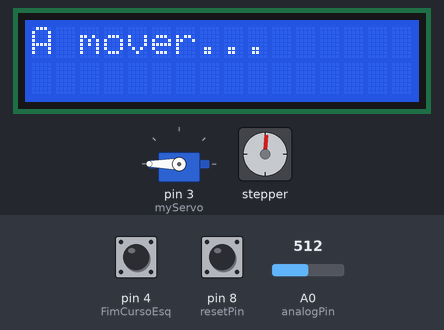
The sketch below on a simulated Arduino Uno, built with avr-gcc and run on an emulated ATmega328P. On the bench: 16×2 character LCD, servo, stepper motor. The test bench sets the inputs (shaded band); at power-on: pin 4 (FimCursoEsq) HIGH, A0 (analogPin) = 512, pin 8 (resetPin) HIGH. Random numbers use the default seed unless the sketch sets one; stepper angles assume 64 steps per turn; what the sketch prints to the serial monitor is not drawn.

Above: at 0.9 s.
1.0 s: pin 4 (FimCursoEsq) pulled LOW for 0.15 s
At 1.6 s:
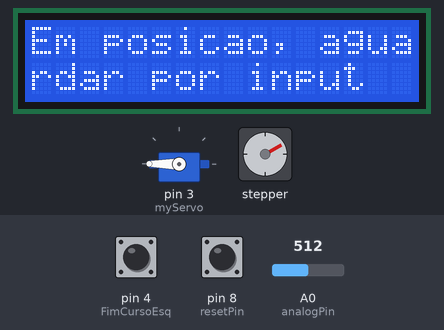
2.6 s: A0 (analogPin) set to 740
5.2 s: A0 (analogPin) set to 758
At 8.0 s:
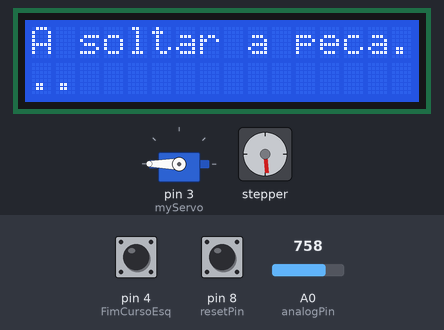
8.2 s: pin 4 (FimCursoEsq) pulled LOW for 1 s
At 10.8 s:
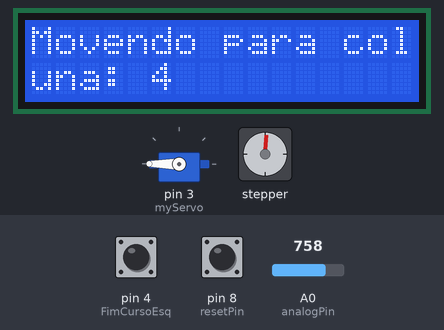
12.2 s: pin 4 (FimCursoEsq) pulled LOW for 3.2 s
At 13.92 s:
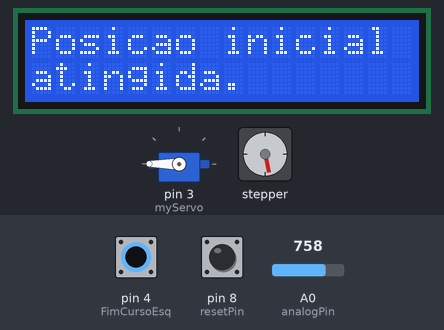
18.4 s: pin 8 (resetPin) pulled LOW for 3.2 s
Timing chart, 0 to 44.7 s (numbered marks = the images above; inputs shaded):
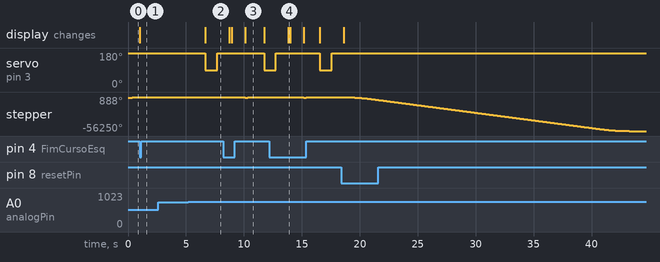

The sketch:

Connect_four_30_5_25_v2.ino
```cpp
#include <AccelStepper.h>
#include <Servo.h>
#include <Wire.h>
#include <LiquidCrystal_I2C.h>

#define ROWS 6
#define COLS 7
#define TOTAL_CELLS (ROWS * COLS)

// Define step constant
#define MotorInterfaceType 4

//aproximaçoes para stepping do motor
#define COL1 95
#define COL2 116
#define COL3 137
#define COL4 158
#define COL5 179
#define COL6 200
#define COL7 221


bool gameEnded = false;                // flag para detecao de vitoria, serva para evitar que o microcontrolador empanque na verificaçao
volatile bool resetRequested = false;  //sinal para reset

typedef struct {
  int position;
  short int state;  // 0 = Empty, 1 = Player, 2 = Bot
} Cell;

typedef struct {
  Cell board[TOTAL_CELLS];
} Connect4;

Connect4 game;
//hardware, servomotor, LCD e stepper
const int stepsPerRevolution = 64;  //
Servo myServo;
AccelStepper AssembStepper(MotorInterfaceType, 9, 10, 11, 12);
LiquidCrystal_I2C lcd(0x27, 16, 2);


//Funçao: Wrapper do output serial para que seja possivel transmitir info para o lcd
//a saida vai para serial output e para o ecra ao mesmo tempo,
// logo nao e preciso chamar serial print
void displayMessage(const String& message, bool clearFirst = true) {
  Serial.println(message);
  if (clearFirst) lcd.clear();
  lcd.setCursor(0, 0);

  // se a mensagem for maior que 16 carateres, separar em duas linhas
  if (message.length() <= 16) {
    lcd.print(message);
  } else {
    lcd.print(message.substring(0, 16));
    lcd.setCursor(0, 1);
    lcd.print(message.substring(16, 32));
  }
}


//initializacao, o objetivo : zerar todas a celulas
void init_board(Connect4* game) {
  for (int i = 0; i < TOTAL_CELLS; ++i) {
    game->board[i].position = i;
    game->board[i].state = 0;
  }
}


//colocar uma peca
int drop_disc(Connect4* game, int player, int col) {
  if (col < 0 || col >= COLS) return -1;       // se a coluna for um valor valido
  for (int row = ROWS - 1; row >= 0; row--) {  //este loop serva para assegurar que a peca fica na posicao mais baixa que estiver livre
    int idx = row * COLS + col;
    if (game->board[idx].state == 0) {
      game->board[idx].state = player;
      return idx;  //retorna a posicao onde a peca foi colocada
    }
  }
  return -1;  // Coluna cheia
}

//retornar o estado de uma celula, util se for necessario a outras funcionalidade  lererm o estdo da matriz ie: um bot
int get_cell_state(Connect4* game, int pos) {
  if (pos < 0 || pos >= TOTAL_CELLS) return -1;
  return game->board[pos].state;
}
//funçao: a coluna esta livre se o indice to topo for menor que o maximo del inhas
bool existe_coluna_livre(Connect4* game, int col) {
  if (col < 0 || col >= COLS) return false;
  int topIndex = 0 * COLS + col;
  return game->board[topIndex].state == 0;
}
//funçao: retornar as colunas disponiveis
int get_available_columns(Connect4* game, int* output) {
  int count = 0;
  for (int col = 0; col < COLS; col++) {
    if (existe_coluna_livre(game, col)) {
      output[count] = col;
      count++;
    }
  }
  return count;  // retorna o nr de colunas abertas
}

//funçao: retorna uma representaçao visual da matriz na porta serial
void print_board_state(Connect4* game) {
  Serial.println("Estado atual do tabuleiro:");
  for (int r = 0; r < ROWS; r++) {
    for (int c = 0; c < COLS; c++) {
      int idx = r * COLS + c;
      int state = get_cell_state(game, idx);
      if (state == 0) Serial.print(". ");
      else if (state == 1) Serial.print("X ");
      else if (state == 2) Serial.print("O ");
    }
    Serial.println();
  }
  Serial.println();
}

//verificar se alguem ganhou
bool check_winner(Connect4* game, int player) {
  int directions[4][2] = { { 0, 1 }, { 1, 0 }, { 1, 1 }, { 1, -1 } };

  /*
		estes valores representam Deltas das diferentes dirrecoes em que e possivel ganhar
		{0,1} horizontal(a mover para direita, linha mantem, coluna aumenta);
		{1,0} vertical(a mover para baixo, lina aumanta coluna mantem);
		{1,1} diagonal ED(coluna e linha aumentam);
		{1,-1} diagonal DE(linha aumenta, coluna diminui);
	*/

  //verifica todas as celulas para o estado(a quem pertencem)
  for (int row = 0; row < ROWS; row++) {
    for (int col = 0; col < COLS; col++) {
      int start = row * COLS + col;
      if (game->board[start].state != player) continue;

      //verificar a direcao atraves do Delta com a celula anterior
      for (int d = 0; d < 4; d++) {
        int dr = directions[d][0];
        int dc = directions[d][1];
        int count = 1;  //a peca que foi colocada conta como #1

        // de seguida percorrer as  3 celulas seguintes em cada direcao
        for (int step = 1; step < 4; step++) {
          int nr = row + dr * step;
          int nc = col + dc * step;

          if (nr < 0 || nr >= ROWS || nc < 0 || nc >= COLS) break;  // validacao dee limites

          int idx = nr * COLS + nc;                       // valor convertido para ser legivel na matriz
          if (game->board[idx].state == player) count++;  // a peca pertenca ao mesmo jogador
          else break;
        }

        if (count == 4) return true;  //vitoria atingida
      }
    }
  }

  return false;  // ninguem ganhou..por agora
}

// Verificacao de possibilidade ganhar
/* 	Esta funcao e opcional
	objectivo aqui e determinar se ainda existem estados onde e possivle ganhar, sem ter de esperar que mais pecas sejam jogadas

*/
bool has_possible_win_line(Connect4* game, int player) {
  int directions[4][2] = { { 0, 1 }, { 1, 0 }, { 1, 1 }, { 1, -1 } };  //Deltas


  // percorrer a matriz
  for (int row = 0; row < ROWS; row++) {
    for (int col = 0; col < COLS; col++) {
      for (int d = 0; d < 4; d++) {
        int dr = directions[d][0];
        int dc = directions[d][1];
        int valid_cells = 0;    // uma "celula valida", representa uma celula que pertence ao jogador chamado na funcao ou um celula vazia
        bool conflict = false;  //true se encontrar uma celula que pertenca ao oponente numa das direcoes validas

        // le as 3 celulas seguintes ate chegar
        for (int step = 0; step < 4; step++) {
          int nr = row + dr * step;
          int nc = col + dc * step;
          if (nr < 0 || nr >= ROWS || nc < 0 || nc >= COLS) {  //para evitar sair da matriz
            conflict = true;
            break;
          }
          int idx = nr * COLS + nc;
          int state = game->board[idx].state;

          if (state == 0 || state == player) {  //celula vazia ou pertence ao jogador
            valid_cells++;
          } else {
            conflict = true;  //celula do oponente
            break;
          }
        }

        if (!conflict && valid_cells == 4) return true;  //se nao encontrou conflitos e  encontrousequencias onde e possivel alinhar 4
      }
    }
  }
  return false;  //nao existem estados possiveis de ganhar
}

//detecao de empates usa a funcao acima para ler estados possiveis
bool is_draw(Connect4* game) {
  // A matriz esta cheia?
  bool full = true;
  for (int i = 0; i < TOTAL_CELLS; i++) {
    if (game->board[i].state == 0) {
      full = false;
      break;
    }
  }
  if (full) return true;

  // verifica se ainda existem estados onde um jogador pode ganhar
  if (!has_possible_win_line(game, 1) && !has_possible_win_line(game, 2)) {
    return true;  //a matriz nao tem combinacoes vitoriosas para nenhum dos jogadores
  }

  return false;  //nao e empate, continuar
}

const int analogPin = A0;
const int analogPinLCD_1 = A4;
const int analogPinLCD_2 = A5;

const int resetPin = 8;     //
const int FimCursoEsq = 4;  //


// Definiçoes de escada
struct ButtonThreshold {
  const char* name;
  int expectedADC;
};

ButtonThreshold analogButtons[] = {
  { "Button1_10k", int(1023.0 * 100000.0 / (10000.0 + 100000.0)) },  // ~931
  { "Button2_15k", int(1023.0 * 100000.0 / (15000.0 + 100000.0)) },  // ~872
  { "Button3_22k", int(1023.0 * 100000.0 / (22000.0 + 100000.0)) },  // ~823
  { "Button4_33k", int(1023.0 * 100000.0 / (33000.0 + 100000.0)) },  // ~756
  { "Button5_47k", int(1023.0 * 100000.0 / (47000.0 + 100000.0)) },  // ~685
  { "Button6_68k", int(1023.0 * 100000.0 / (68000.0 + 100000.0)) },  // ~604
  { "Button7_82k", int(1023.0 * 100000.0 / (82000.0 + 100000.0)) }   // ~555
};

const int thresholdMargin = 20;


/*Esta funçao e chamada ao inicio para assegurar a posiçao do motor */
void Init_motor() {
  //initializaçao do motor
  displayMessage("A mover...");  //versao para uso do lcd
  AssembStepper.moveTo(100);
  while (digitalRead(FimCursoEsq) == HIGH) {
    AssembStepper.run();
  }
  //displayMessage("Em posicao, aguardar por input"); //versao para uso do lcd
}

// Funçao que espera pela entrada do jogador
int esperar_por_entrada() {
  int analogValue;
  if (resetRequested) {
    return;
  }
  while (true) {

    analogValue = analogRead(analogPin);
    for (int i = 0; i < sizeof(analogButtons) / sizeof(ButtonThreshold); i++) {
      int expected = analogButtons[i].expectedADC;
      if (abs(analogValue - expected) <= thresholdMargin) {
        Serial.print("Botão detectado: ");
        Serial.println(analogButtons[i].name);

        // Verificar se a coluna está cheia
        if (!existe_coluna_livre(&game, i)) {
          displayMessage("Erro: coluna cheia.");
          delay(300);
          continue;  // coluna inválida, esperar nova entrada
        }

        return i;  // coluna válida, retorna o índice
      }
    }
    delay(50);  // debounce
  }
}

// funçao: prcura saber se algum dos jogadores venceu apos cada jogador
void verificar_resultado() {
  if (check_winner(&game, 1)) {
    displayMessage("Jogador 1 venceu!");
    gameEnded = true;
    return;
  }
  if (check_winner(&game, 2)) {
    displayMessage("Bot venceu!");
    gameEnded = true;
    return;
  }
  if (is_draw(&game)) {
    displayMessage("Empate!");
    gameEnded = true;
    return;
  }
}
//logica intenra do turno do jogador
void turno_jogador() {
  if (gameEnded == false) {
    if (resetRequested) {
      return;
    }
    displayMessage("Em posicao, aguardar por input");  //versao para uso do lcd
    int playerCol = esperar_por_entrada();             // obter coluna valida para drop_disc
    if (resetRequested) {
      return;
    }
    int resultPlayer = drop_disc(&game, 1, playerCol);
    if (resetRequested) {
      return;
    }
    if (resultPlayer == -1) {
      displayMessage("Erro ao jogar. coluna cheia.");
      return;
    }
    if (resetRequested) {
      return;
    }
    print_board_state(&game);
    verificar_resultado();
    if (resetRequested || gameEnded) return;
    delay(1000);
  }
}

//logica intenra do turno do bot
void turno_bot() {
  if (resetRequested) {
    return;
  }
  if (gameEnded == false) {

    //  1: Verifica se ainda existem possibilidades de vitoria
    if (!has_possible_win_line(&game, 1) && !has_possible_win_line(&game, 2)) {
      displayMessage("Empate detectado! Zero jogadas possiveis.");
      return;  // parar loop
    }
    // 2: Obter colunas disponiveis
    int availableCols[COLS];
    int totalAvailable = get_available_columns(&game, availableCols);

    if (totalAvailable == 0) {
      displayMessage("Tabuleiro cheio! Empate.");
      return;
    }
    // 3: Escolher aleatoriamente uma das colunas livres
    int botColumn = availableCols[random(0, totalAvailable)];

    String message = String("Bot escolheu a coluna: " + String(botColumn + 1));
    displayMessage(message);

    // 4: realizar a jogada
    move_to_column(botColumn);  // 	mover para a coluna
    soltar_peca();              // 	soltar a peça com o servo
    voltar_para_inicio();       // 		retornar à posição inicial
    // 5: Jogar
    int dropResult = drop_disc(&game, 2, botColumn);
    if (dropResult == -1) {
      displayMessage("Erro: coluna cheia.");  //esta condiçao em termos praticos na odeve acontecer, se se verificar o jogo deve ser reiniciado
    }
    // debug: imprimir tabuleiro
    print_board_state(&game);
    delay(100);  // evitar loops excessivos
  }
  verificar_resultado();
}

//funçao: mover o motor Dc ate a coluna alvo
void move_to_column(int targetCol) {
  if (targetCol < 0 || targetCol >= COLS) {
    Serial.println("Coluna invalida para mover.");
    return;
  }
  int matchCount = 0;             // variavel de controlo para estabilidade
  const int requiredMatches = 1;  // alvo para determinar que atingiu o ponto desejado de forma definitiva
  bool printMessage = true;

  while (true) {
    if (printMessage) {
      String message = String("Movendo para coluna: " + String(targetCol + 1));
      displayMessage(message);
      printMessage = false;
    }
    if (targetCol == 0) {
      AssembStepper.moveTo(COL1);
      while (AssembStepper.distanceToGo() != 0) {
        AssembStepper.run();
      }
      return;
    }
    if (targetCol == 1) {
      AssembStepper.moveTo(COL2);
      while (AssembStepper.distanceToGo() != 0) {
        AssembStepper.run();
      }
      return;
    }
    if (targetCol == 2) {
      AssembStepper.moveTo(COL3);
      while (AssembStepper.distanceToGo() != 0) {
        AssembStepper.run();
      }
      return;
    }
    if (targetCol == 3) {
      AssembStepper.moveTo(COL4);
      while (AssembStepper.distanceToGo() != 0) {
        AssembStepper.run();
      }
      return;
    }
    if (targetCol == 4) {
      AssembStepper.moveTo(COL5);
      while (AssembStepper.distanceToGo() != 0) {
        AssembStepper.run();
      }
      return;
    }
    if (targetCol == 5) {
      AssembStepper.moveTo(COL6);
      while (AssembStepper.distanceToGo() != 0) {
        AssembStepper.run();
      }
      return;
    }
    if (targetCol == 6) {
      AssembStepper.moveTo(COL7);
      while (AssembStepper.distanceToGo() != 0) {
        AssembStepper.run();
      }
      return;
    }
    delay(20);  // delay para estabilidade
  }
}
//Funçao: mover o servo para posicionar e largar a peça
void soltar_peca() {
  displayMessage("A soltar a peca...");
  myServo.write(90);   // abre o mecanismo
  delay(1000);         // espera que a peça caia
  myServo.write(180);  // empurra a peça
  delay(1000);         // espera que ela esteja estável
}
//retornar a posiçao inicial apos largar a peça
void voltar_para_inicio() {
  displayMessage("A voltar para a posicao inicial...");
  AssembStepper.setMaxSpeed(500);
  AssembStepper.setAcceleration(200);
  AssembStepper.moveTo(-10000);

  while (digitalRead(FimCursoEsq) == HIGH) {
    AssembStepper.run();
  }
  AssembStepper.setCurrentPosition(0);
  displayMessage("Posicao inicial atingida.");
}
// PCINT setup for D8 (PORTB0)
void setupResetInterrupt() {
  cli();                    // desativar interrupts
  PCICR |= (1 << PCIE0);    // acionar pcint 08-13
  PCMSK0 |= (1 << PCINT0);  // Pcint D8
  sei();                    // ativar interrupts
}
ISR(PCINT0_vect) {  //D8
  if (digitalRead(resetPin) == LOW) {
    resetRequested = true;
  }
}

//Funçao: reiniciar
void reset_jogo() {
  displayMessage("Reset solicitado. Reiniciar jogo...");
  init_board(&game);         // limpar matriz
  Init_motor();              // voltar ao início físico
  myServo.write(180);        //assegurar que o servo esta no posiçao inicial
  print_board_state(&game);  // opcional
  gameEnded = false;
  delay(20);
  //turno_jogador();// o jogador começa sempre primeiro
}

void check_reset() {
  if (resetRequested) {  //tentativa de interrupt simples
    resetRequested = false;
    reset_jogo();
  }
}

void setup() {

  //initializaçao do display
  lcd.init();
  lcd.backlight();
  lcd.clear();
  lcd.setCursor(0, 0);
  lcd.print("Arranque pronto");
  //inicializaçao do servo
  myServo.attach(3);
  myServo.write(180);  // pos inicial em baixo
  //stepper
  AssembStepper.setMaxSpeed(1000.0);
  AssembStepper.setAcceleration(50.0);
  AssembStepper.setSpeed(200);
  AssembStepper.moveTo(0);

  voltar_para_inicio();
  //porta serial para debug
  Serial.begin(9600);
  //aquisiçao de pinos
  pinMode(FimCursoEsq, INPUT_PULLUP);
  pinMode(resetPin, INPUT_PULLUP);
  setupResetInterrupt();       // PCINT
  randomSeed(analogRead(A1));  // seed para selecçao aleatoria

  Init_motor();       // inicializar motor
  init_board(&game);  //inicializar matriz
}

void loop() {
  /*sequencia
		- Esperar por entrada
		- Ler estado da mesa
		- Determinar se exitem jogadas possiveis
		- procurar colunas livres
		- Selecionar coluna
		- mover motor ate atingir a coluna pretendida
		- acionar servo
		- esperar que a peça entra em posiçao
		- acionar servo(sentido oposto) para empurrar peça
		- aguardar que a peça caia
		- mover esq ate fim de curso
		- ler mesa
		- detetar vencedor?
	*/
  // Verificar se reset foi pressionado
  if (gameEnded) {
    reset_jogo();
    gameEnded = false;
    return;  // Se o jogo terminou, aguardar reset
  }
  // Lógica do jogo continua apenas se o jogo não acabou
  turno_jogador();  // o jogador começa sempre primeiro e e referencia do como P1
  turno_bot();      //logica interna do turno do bot explicada  na sequencia acima(P2);
  check_reset();
  verificar_resultado();  // verificaçao de segurança para o estado do jogo
}
```

Measured:
- the behaviour switches between 748 and 749 on A0 (analogPin) (found by bisection; images 1 and 2)
- after the input at 1.0 s, the display: changes at once (image 1)
- after the input at 2.6 s, every drawn part: stays the same
- after the input at 5.2 s, servo on pin 3 (myServo): 180° → 90° after 1.5 s, → 180° 1.0 s later; stepper: turns 113° clockwise in 0.26 s, starting after 1.2 s; the display: changes after 1.5 s (image 2)
- after the input at 8.2 s, servo on pin 3 (myServo): 180° → 90° after 3.6 s
